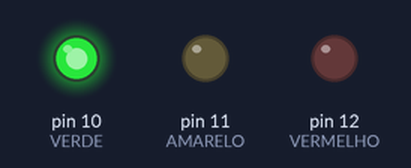
Bench run of a sketch on a simulated Arduino Uno, built with avr-gcc and run on an emulated ATmega328P. Parts: output pins drawn as LEDs (lit = HIGH).

Above: at 2.0 s.
At 5.0 s:
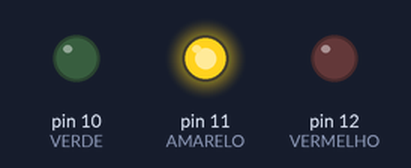
At 8.5 s:
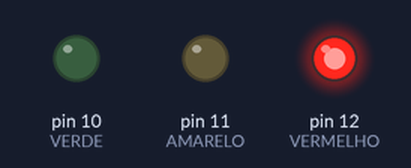
Timing chart, 0 to 14.3 s (numbered marks = the images above):
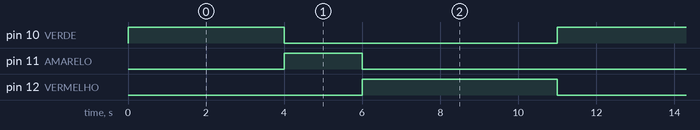

Measured:
- by itself, pin 10 (VERDE): alternates HIGH for 4.0 s and LOW for 7.0 s
- by itself, pin 11 (AMARELO): alternates HIGH for 2.0 s and LOW for 9.0 s
- by itself, pin 12 (VERMELHO): alternates HIGH for 5.0 s and LOW for 6.0 s

The sketch:

semaforo.ino
```cpp
// Semaforo com Arduino: LEDs nos pinos 12, 11 e 10, com tempos programados.

const int VERMELHO = 12;
const int AMARELO = 11;
const int VERDE = 10;

void setup() {
  pinMode(VERMELHO, OUTPUT);
  pinMode(AMARELO, OUTPUT);
  pinMode(VERDE, OUTPUT);
}

void loop() {
  // Fase verde: 4 segundos
  digitalWrite(VERDE, HIGH);
  delay(4000);
  digitalWrite(VERDE, LOW);

  // Fase amarela: 2 segundos
  digitalWrite(AMARELO, HIGH);
  delay(2000);
  digitalWrite(AMARELO, LOW);

  // Fase vermelha: 5 segundos
  digitalWrite(VERMELHO, HIGH);
  delay(5000);
  digitalWrite(VERMELHO, LOW);
}
```
